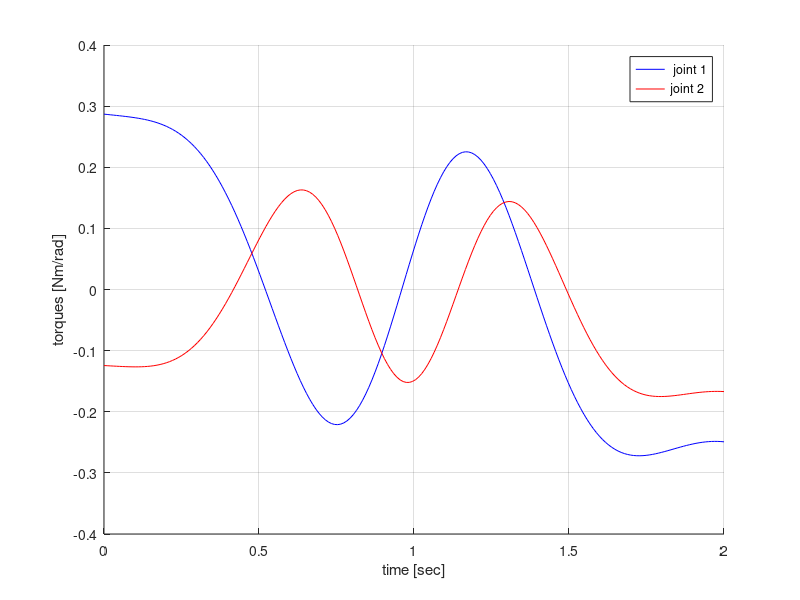
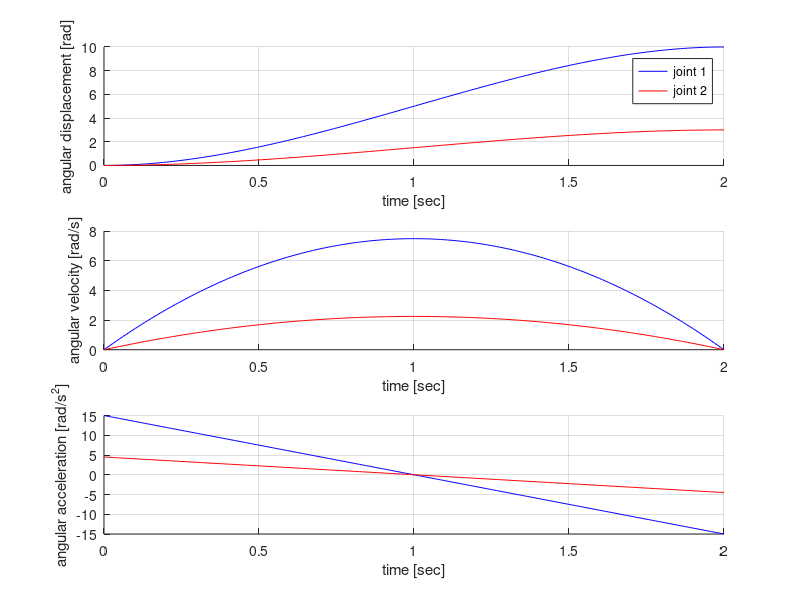
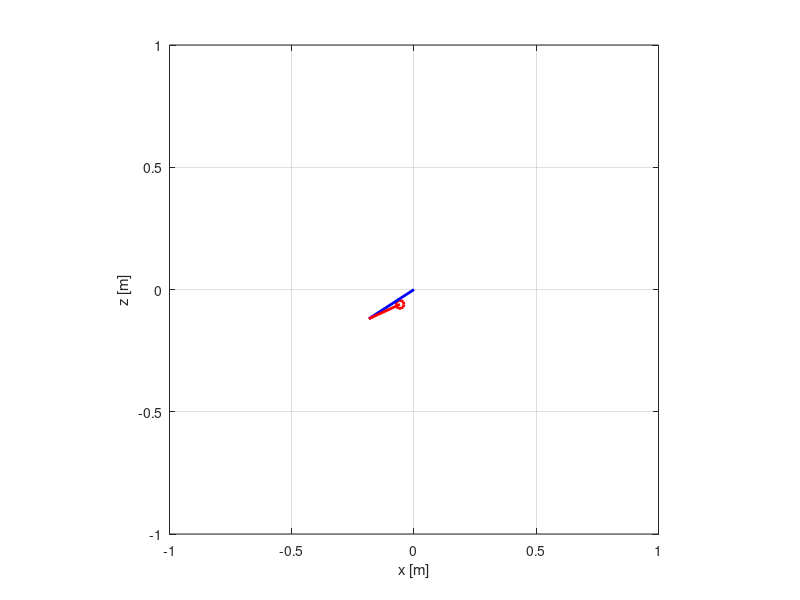

Recreate these plots in MATLAB, in order.
  %%%%%%%%%%%%%%%%%%%%%%%%%%%%%%%%%%%%%%%%%%%%%%%%%%%%%%%%%%%%%%%%%%%%%%%%%%
%
%    The inverse dynamics of the 2-dof planar robotic arm
%     
%    contact: shaoping bai, shb@m-tech.aau.dk
%%%%%%%%%%%%%%%%%%%%%%%%%%%%%%%%%%%%%%%%%%%%%%%%%%%%%%%%%%%%%%%%%%%%%%%%%%

clear all; close all; clc

g = 9.801; % gravity constant

%% %%%%%%%%%%%%%%%%%%%%%%%%%%%%  link properties
%======================================  link 1
L1 = 0.22; % length [m]
c1 = L1 * 2/3; % mass center
m1 = 0.037 + 0.126; % mass [kg]
I1 = 1/12 * m1 * L1^2; % moment of inertia
%======================================  link 2
L2 = 0.14; % length [m]
c2 = L2 * 2/3; % mass center
m2 = 0.072 * 2 + 0.023; % mass [kg]
I2 = 1/12 * m2 * L2^2; % moment of inertia
%% %%%%%%%%%%%%%%%% wished positions of joints and time
tf = 2;
theta01 = 0;
thetaf1 = 10;
theta02 = 0;
thetaf2 = 3;
%% %%%%%%%%%%%%%%%% coefficients for position, velocity and acceleration
a01 = theta01;
a11 = 0;
a21 = 3/(tf^2)*(thetaf1 - theta01);
a31 = -2/(tf^3)*(thetaf1 - theta01);

a02 = theta02;
a12 = 0;
a22 = 3/(tf^2)*(thetaf2 - theta02);
a32 = -2/(tf^3)*(thetaf2 - theta02);
%% %%%%%%%%%%%%%%%%%% dynamic simulation
%%%%%%%%%%%%%%%%%%% discrete time
T = tf; % second
N = tf*100; % resolution
i = 0; 
for t = linspace(0, T, N)
    %%%%%%%%%%%%%%%%%%%%%%%%%%%%%% instantaneous time
    i = i + 1; time(i) = t; 
    %%%%%%%%%%%%%%% Joint 1: angular displacement, velocity, acceleration
    theta_1(i) = a01 + a11 * t + a21 * t^2 + a31 * t^3;
    dtheta_1(i) = a11 + 2 * a21 * t + 3 * a31 * t^2;
    ddtheta_1(i) = 2 * a21 + 6 * a31 * t;
    
    %%%%%%%%%%%%%%% Joint 1: angular displacement, velocity, acceleration
    theta_2(i) = a02 + a12 * t + a22 * t^2 + a32 * t^3;
    dtheta_2(i) = a12 + 2 * a22 * t + 3 * a32 * t^2;
    ddtheta_2(i) = 2 * a22 + 6 * a32 * t;
    
    %%%%%%%%%%%%%%%%%%%%%%%%%%%%%%%%%%%%%  actuator torques
    tau_1(i) = c1^2 * m1 * ddtheta_1(i) + m1 * g * c1 * cos(theta_1(i));
    tau_2(i) = c2^2 * m2 * (ddtheta_2(i) + ddtheta_1(i)) - c2 * m2 * g * cos(theta_1(i) + theta_2(i));
    
    %%%%%%%%%%%%%%%%%%%%%%%%%%%%%%%%%%%  link positions
    %%%%%%%%%%%%%%%%%% link 1
    X1(i) = L1*cos(theta_1(i)); Y1(i) = L1*sin(theta_1(i)); 
   % x1(i) = 0.5*X1(i); y1(i) = 0.5*Y1(i); 
    %%%%%%%%%%%%%%%%%% link 2
    X2(i) = X1(i) + L2*cos(theta_1(i) + theta_2(i)); 
    Y2(i) = Y1(i) + L2*sin(theta_1(i) + theta_2(i)); 
    %x2(i) = X1(i) + 0.5*X2(i); %Y2(i) = Y1(i) + 0.5*Y2(i); 
    
end

torque_1 = [time; tau_1]'; torque_2 = [time; tau_2]'; 

%% %%%%%%%%%%%%%%%%%%%%%%%%%%%%%%%%%% plot the motion profiles
figure(2)
clf
figure(2)
subplot(3, 1, 1)
hold on
plot(time, theta_1, 'b')
plot(time, theta_2, 'r')
hold off
legend('joint 1', 'joint 2')
grid on; 
xlabel('time [sec]'); ylabel('angular displacement [rad]'); 
subplot(3, 1, 2)
hold on
plot(time, dtheta_1, 'b')
plot(time, dtheta_2, 'r')
hold off
grid on; 
xlabel('time [sec]'); ylabel('angular velocity [rad/s]'); 
subplot(3, 1, 3)
hold on
plot(time, ddtheta_1, 'b')
plot(time, ddtheta_2, 'r')
hold off
grid on; 
xlabel('time [sec]'); ylabel('angular acceleration [rad/s^2]'); 

%% %%%%%%%%%%%%%%%%%%%%%%%%%%%%%%%%%% plot the motor torques
figure(1)
clf
figure(1)
hold on
plot(time, tau_1, 'b')
plot(time, tau_2, 'r')
hold off
legend(' joint 1', 'joint 2')
grid on; 
xlabel('time [sec]'); ylabel('torques [Nm/rad]'); 

%% %%%%%%%%%%%%%%%%%%%%%%%%%%%%%%%  plot the link
figure(3)
clf
figure(3)
hold on 
axis equal; grid on; axis([-1 1 -1 1]); 
xlabel('x [m]'); ylabel('z [m]'); 
set(gca,'NextPlot','replaceChildren');
for j = 1 : N  
    plot(0, 0, 'ko', 'MarkerSize', 6, 'Linewidth', 2)  
    plot(X1(j), Y1(j), 'bo', 'MarkerSize', 6, 'Linewidth', 2)
    plot(X2(j), Y2(j), 'ro', 'MarkerSize', 6, 'Linewidth', 2)
    line([0 X1(j)], [0 Y1(j)], 'Color', 'b', 'Linewidth', 2); 
    line([X1(j) X2(j)], [Y1(j) Y2(j)], 'Color', 'r', 'Linewidth', 2);  
    F(j) = getframe; 
end
hold off
movie(F); 